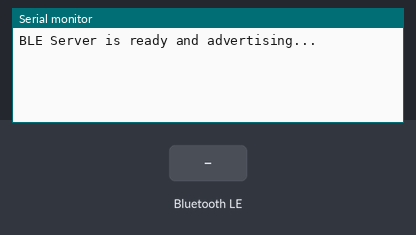
A sketch run on a simulated ESP32. On the bench: the last lines printed to the serial monitor. Inputs (shaded band) come from the test bench. Nothing arrives over Bluetooth unless stated; a phone connects over Bluetooth LE 3 s after start.

Above: at 1.2 s.
1.3 s: Bluetooth LE write "ACK" received
At 1.8 s:
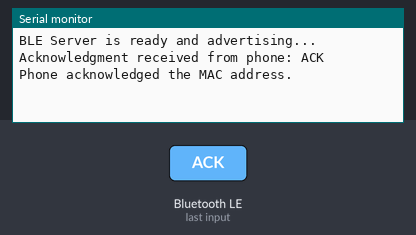
2.8 s: Bluetooth LE write "1" received
At 2.98 s:
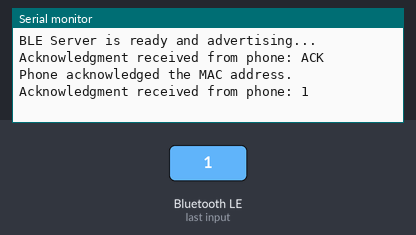

The sketch:

BLE_MAC.ino
```cpp
//This code connects the ESP to our phone using BLE through the nRF app and sends the ESP's MAC address to the client

#include <BLEDevice.h>
#include <BLEUtils.h>
#include <BLEServer.h>

#define SERVICE_UUID        "4fafc201-1fb5-459e-8fcc-c5c9c331914b"
#define CHARACTERISTIC_UUID "beb5483e-36e1-4688-b7f5-ea07361b26a8"

BLECharacteristic *pCharacteristic; // Global characteristic pointer

class MyServerCallbacks : public BLEServerCallbacks {
  void onConnect(BLEServer *pServer) {
    Serial.println("Client connected!");
    // Get ESP's BLE MAC address
    String espMac = BLEDevice::getAddress().toString(); // Get BLE MAC address
    String message = "Device found: " + espMac;

    // Send ESP's MAC address to the phone
    pCharacteristic->setValue(message.c_str());
    pCharacteristic->notify();
    Serial.println("Sent to phone: " + message);
  }

  void onDisconnect(BLEServer *pServer) {
    Serial.println("Client disconnected. Restarting advertising...");
    BLEDevice::startAdvertising();
  }
};

class MyCallbacks : public BLECharacteristicCallbacks {
  void onWrite(BLECharacteristic *pCharacteristic) {
    String value = String(pCharacteristic->getValue().c_str());
    if (value.length() > 0) {
      Serial.print("Acknowledgment received from phone: ");
      Serial.println(value);
      if (value == "ACK") {
        Serial.println("Phone acknowledged the MAC address.");
      }
    }
  }
};

void setup() {
  Serial.begin(115200);

  // Initialize BLE
  BLEDevice::init("ESP32_MAC_Sender");
  BLEServer *pServer = BLEDevice::createServer();
  pServer->setCallbacks(new MyServerCallbacks());

  BLEService *pService = pServer->createService(SERVICE_UUID);

  pCharacteristic = pService->createCharacteristic(
    CHARACTERISTIC_UUID,
    BLECharacteristic::PROPERTY_READ |
    BLECharacteristic::PROPERTY_WRITE |
    BLECharacteristic::PROPERTY_NOTIFY
  );

  pCharacteristic->setCallbacks(new MyCallbacks());

  pCharacteristic->setValue("Waiting for client...");
  pService->start();

  BLEAdvertising *pAdvertising = BLEDevice::getAdvertising();
  pAdvertising->addServiceUUID(SERVICE_UUID);
  pAdvertising->setScanResponse(true);
  pAdvertising->setMinPreferred(0x06);  // Helps with iPhone connections
  pAdvertising->setMinPreferred(0x12);
  BLEDevice::startAdvertising();

  Serial.println("BLE Server is ready and advertising...");
}

void loop() {
  delay(1000);
}
```

Measured:
- after the input at 1.3 s, the serial monitor: prints a new line after 0.05 s (image 1)
- after the input at 2.8 s, the serial monitor: prints a new line after 0.05 s (image 2)
